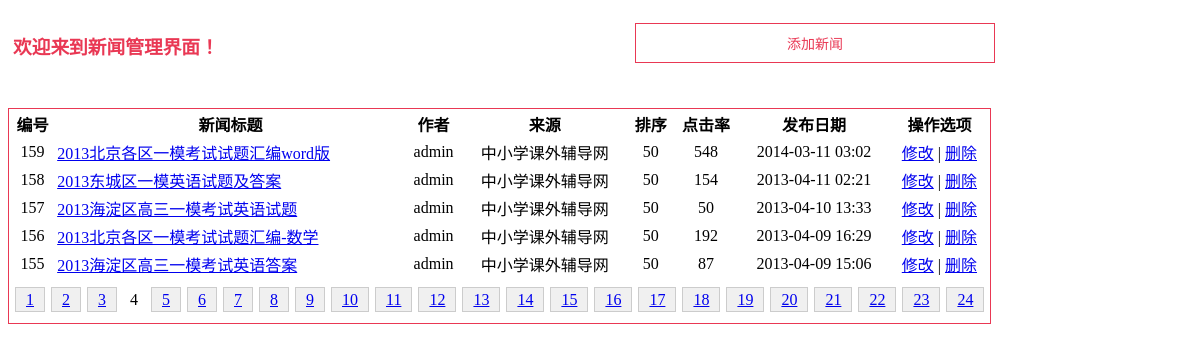
/sites2/manage.php?page=4, run on the app's committed database.
### tables this page shows
CREATE TABLE IF NOT EXISTS `007_news` (
  `id` int(11) NOT NULL AUTO_INCREMENT,
  `cat` int(5) NOT NULL,
  `title` varchar(100) NOT NULL,
  `author` varchar(20) DEFAULT NULL,
  `source` varchar(20) DEFAULT NULL,
  `keywords` varchar(200) DEFAULT NULL,
  `description` varchar(255) DEFAULT NULL,
  `orderby` int(5) DEFAULT NULL,
  `content` text,
  `hits` int(10) DEFAULT '0',
  `addate` int(15) DEFAULT NULL,
  PRIMARY KEY (`id`)
);

### sites2/manage.php (the view, shortened to what this page needs)
<?php
$pagesize = 5;
if(empty($_GET["page"])){
    $page = 1;
    $startrow = 0;
} else{
    $page = (int)$_GET["page"];
    $startrow = ($page-1) * $pagesize;
}
$sql = "SELECT * FROM 007_news";
$result = mysql_query($sql);
$records = mysql_num_rows($result);
$pages = ceil($records/$pagesize);
$sql = "SELECT * FROM 007_news ORDER BY orderby ASC, id DESC LIMIT $startrow,$pagesize";
$result = mysql_query($sql);
?>
<!DOCTYPE html>
<html>
<head>
</head>
<body>
<div class="container clearfix">
    <div id="header" class="clearfix">
        <h3>欢迎来到新闻管理界面！</h3>
        <input type="button" value="添加新闻" id="add" onClick="javascript:location.href='add.php'">
    </div>
    <table id="news_table">
        <tr>
            <th>编号</th>
            <th>新闻标题</th>
            <th>作者</th>
            <th>来源</th>
            <th>排序</th>
            <th>点击率</th>
            <th>发布日期</th>
            <th>操作选项</th>
        </tr>
        <?php
        while($arr = mysql_fetch_assoc($result)){
        ?>
        <tr align="center">
            <td><?php echo $arr['id']?></td>
            <td align="left"><a target="_blank" href="content.php?id=<?php echo $arr['id']?>"><?php echo $arr['title']?></a></td>
            <td><?php echo $arr['author']?></td>
            <td><?php echo $arr['source']?></td>
            <td><?php echo $arr['orderby']?></td>
            <td><?php echo $arr['hits']?></td>
            <td><?php echo date("Y-m-d H:i",$arr['addate'])?></td>
            <td>
                <a href="edit.php?id=<?php echo $arr['id']?>">修改</a> |
                <a href="javascript:void(0)" onClick="confirmDel(<?php echo $arr['id']?>)">删除</a>
            </td>
        </tr>
        <?php
           }
        ?>
        <tr>
            <td colspan="8" align="center" class="pagelist">
                <?php
                    $prev = $page - 3;
                    for($i = $prev; $i<$pages;$i++){
                        if($i == $page){
                            echo "<span>$i</span>";
                        } else{
                            echo "<a href='manage.php?page=$i'>$i</a>";
                        }
                    }
                ?>
            </td>
        </tr>
    </table>
</div>
</body>
</html>

### sites2/manage.php (style rules this page uses)
* { font-family:'微软雅黑'; }
.clearfix:after { content: "";display:block;clear:both; }
.clearfix { zoom:1; }
.container { width:1197px; margin: 5px auto; }
#header { padding: 5px 0 5px 5px; height:80px; position:relative; margin-bottom:10px; }
#header h3 { float:left; color: #e93854; }
#header #add { position:absolute; top:15px; right:210px; display:block; width:360px; height:40px; line-height:40px; background-color:#fff; cursor:pointer; border:1px solid #e93854; font-size:14px; color:#e93854; text-align:center; }
#news_table { border:1px solid #e93854; }
.pagelist { height:40px; line-height:40px; }
.pagelist a { border:1px solid #ccc; background-color:#f0f0f0; padding:3px 10px; margin:0px 3px; }
.pagelist span { padding:3px 10px; }

### data on the page
007_news: id "159", title "2013北京各区一模考试试题汇编word版", author "admin", source "中小学课外辅导网", orderby "50", hits "548", addate "2014-03-11 03:02"
007_news: id "158", title "2013东城区一模英语试题及答案", author "admin", source "中小学课外辅导网", orderby "50", hits "154", addate "2013-04-11 02:21"
007_news: id "157", title "2013海淀区高三一模考试英语试题", author "admin", source "中小学课外辅导网", orderby "50", hits "50", addate "2013-04-10 13:33"
007_news: id "156", title "2013北京各区一模考试试题汇编-数学", author "admin", source "中小学课外辅导网", orderby "50", hits "192", addate "2013-04-09 16:29"
007_news: id "155", title "2013海淀区高三一模考试英语答案", author "admin", source "中小学课外辅导网", orderby "50", hits "87", addate "2013-04-09 15:06"
